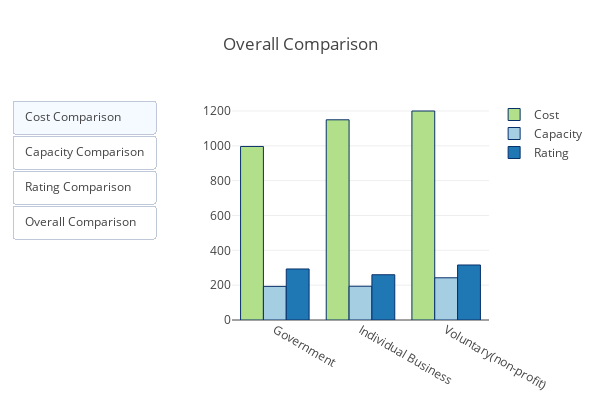

Notebook cell for this chart:
### Code cell
# Visualization for cost, rating, capacity for all ownership type 
cost_graph = go.Bar(x =[df['Hospital Ownership'].unique()[0],df['Hospital Ownership'].unique()[2], df['Hospital Ownership'].unique()[1]], 
                    y = df.groupby('Hospital Ownership')['Cost'].mean(),
                   name = "Cost", 
                   marker=dict(
        color='#b2df8a',
        line=dict(
            color='rgb(8,48,107)',
            width=1),
        ))


capa_graph = go.Bar(x =[df['Hospital Ownership'].unique()[0],df['Hospital Ownership'].unique()[2], df['Hospital Ownership'].unique()[1]], 
                    y = df.groupby('Hospital Ownership')['BEDS'].mean(),
                   name = "Capacity",
                   marker=dict(
        color='#a6cee3',
        line=dict(
            color='rgb(8,48,107)',
            width=1),
        ))

rating_graph = go.Bar(x =[df['Hospital Ownership'].unique()[0],df['Hospital Ownership'].unique()[2], df['Hospital Ownership'].unique()[1]], 
                    y = df.groupby('Hospital Ownership')['Hospital overall rating'].mean()*100,
                   name = "Rating",
                   marker=dict(
        color='#1f78b4',
        line=dict(
            color='rgb(8,48,107)',
            width=1),
        ))
data = [cost_graph, capa_graph, rating_graph ]

updatemenus = list([
    dict(type="buttons", x = -0.3,
       
         buttons=list([   
            dict(label = 'Cost Comparison', 
                 method = 'update',  
                 args = [{'visible': [True, False, False]}, 
                         {'title': 'Cost(USD) vs Ownership Type'
                          }]),
            dict(label = 'Capacity Comparison',
                 method = 'update',
                 args = [{'visible': [False, True, False]}, 
                         {'title': 'Capacity(Number of Beds) vs Ownership Type'
                          }]),
            dict(label = 'Rating Comparison',
                 method = 'update', 
                 args = [{'visible': [False, False, True]}, 
                         {'title': 'Rating(Out of 500) vs Ownership Type',
                          }]),
             dict(label = 'Overall Comparison',
                 method = 'update', 
                 args = [{'visible': [True, True, True,True]},  
                         {'title': 'Overall Comparison'
                          }])

       
    
]))])


layout = dict( title ="Overall Comparison", showlegend=True,  width=600,
    height=400,updatemenus=updatemenus)

fig = dict(data=data, layout=layout)
py.offline.iplot(fig)

### Figure 1 — Plotly figure (JSON) as saved in the notebook; plotly's stock layout.template omitted (floating-point values rounded to 4 significant figures)
{"data": [{"marker": {"color": "#b2df8a", "line": {"color": "rgb(8,48,107)", "width": 1}}, "name": "Cost", "type": "bar", "x": ["Government", "Individual Business", "Voluntary(non-profit)"], "y": [996.2, 1149.0, 1200.0]}, {"marker": {"color": "#a6cee3", "line": {"color": "rgb(8,48,107)", "width": 1}}, "name": "Capacity", "type": "bar", "x": ["Government", "Individual Business", "Voluntary(non-profit)"], "y": [193.0, 193.9, 242.3]}, {"marker": {"color": "#1f78b4", "line": {"color": "rgb(8,48,107)", "width": 1}}, "name": "Rating", "type": "bar", "x": ["Government", "Individual Business", "Voluntary(non-profit)"], "y": [292.9, 259.8, 315.8]}], "layout": {"height": 400, "showlegend": true, "title": "Overall Comparison", "updatemenus": [{"buttons": [{"args": [{"visible": [true, false, false]}, {"title": "Cost(USD) vs Ownership Type"}], "label": "Cost Comparison", "method": "update"}, {"args": [{"visible": [false, true, false]}, {"title": "Capacity(Number of Beds) vs Ownership Type"}], "label": "Capacity Comparison", "method": "update"}, {"args": [{"visible": [false, false, true]}, {"title": "Rating(Out of 500) vs Ownership Type"}], "label": "Rating Comparison", "method": "update"}, {"args": [{"visible": [true, true, true, true]}, {"title": "Overall Comparison"}], "label": "Overall Comparison", "method": "update"}], "type": "buttons", "x": -0.3}], "width": 600}}
